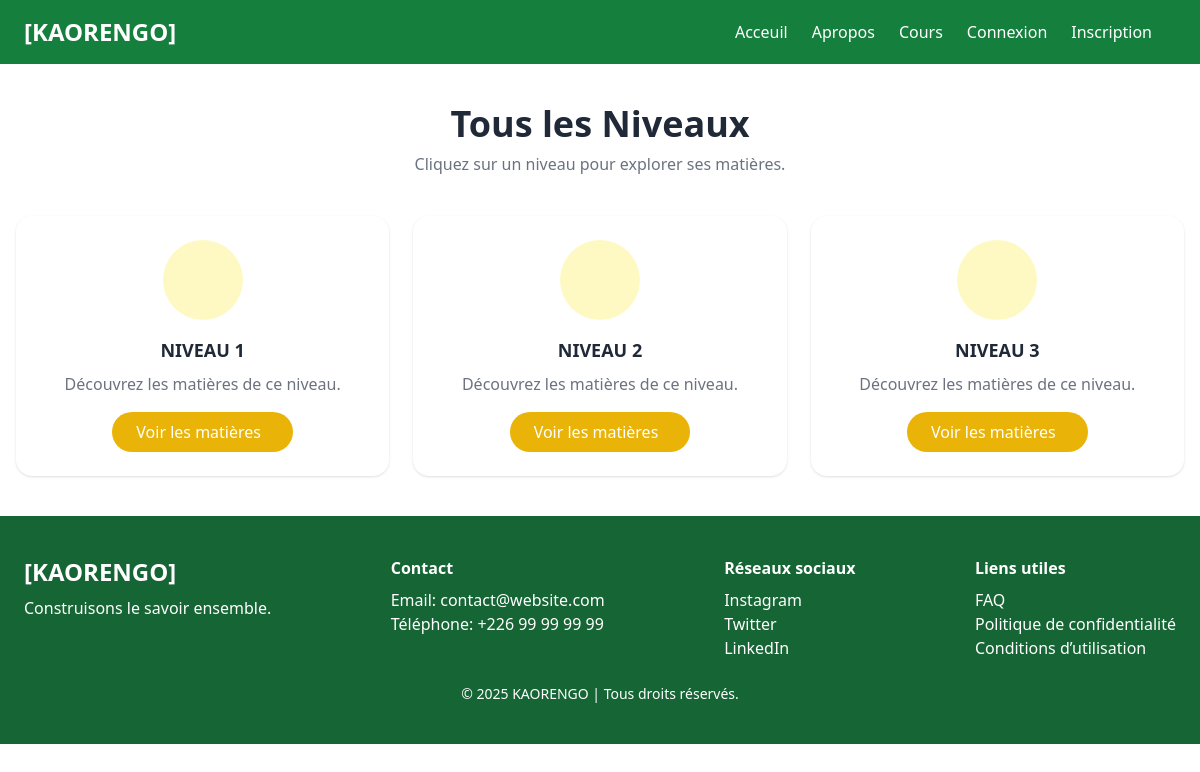
The app's page /programmes/ with its own data.
### programmes/models.py (models this page shows, shortened)
class Niveaux(models.Model):
    nom= models.CharField(max_length=100)
    slug= models.SlugField(null=True, blank=True)
    description= models.TextField()

### programmes/views.py (the view)
# urls.py: path('', NiveauListView.as_view(), name="niveaulist"),
class NiveauListView(ListView):
    context_object_name = 'niveaux'
    model = Niveaux
    template_name = 'programmes/niveaulist.html'

### programmes/templates/programmes/niveaulist.html (shortened to what this page needs)
{% extends 'base.html' %}
{% block content %}
<div class="max-w-7xl mx-auto py-10 px-4">
    <div class="text-center mb-10">
        <h1 class="text-4xl font-bold">Tous les Niveaux</h1>
        <p class="text-gray-500 mt-2">Cliquez sur un niveau pour explorer ses matières.</p>
    </div>
    <div class="grid grid-cols-1 sm:grid-cols-2 lg:grid-cols-3 gap-6">
        {% for niveau in niveaux %}
        <div class="bg-white shadow rounded-2xl p-6 flex flex-col items-center text-center">
            <div class="bg-yellow-100 text-yellow-600 rounded-full w-20 h-20 flex items-center justify-center mb-4">
            </div>
            <h5 class="text-lg font-semibold mb-2">{{ niveau.nom }}</h5>
            <p class="text-gray-500 mb-4">Découvrez les matières de ce niveau.</p>
            <a href="{% url 'programmes:matierelist' slug=niveau.slug %}" class="mt-auto inline-block bg-yellow-500 text-white px-6 py-2 rounded-full hover:bg-yellow-600 transition">
                Voir les matières
            </a>
        </div>
        {% empty %}
        <div class="col-span-full text-center text-red-500">
            Aucun niveau disponible actuellement.
        </div>
        {% endfor %}
    </div>
</div>
{% endblock %}

### records on screen
Niveaux: nom "NIVEAU 1"
Niveaux: nom "NIVEAU 2"
Niveaux: nom "NIVEAU 3"
